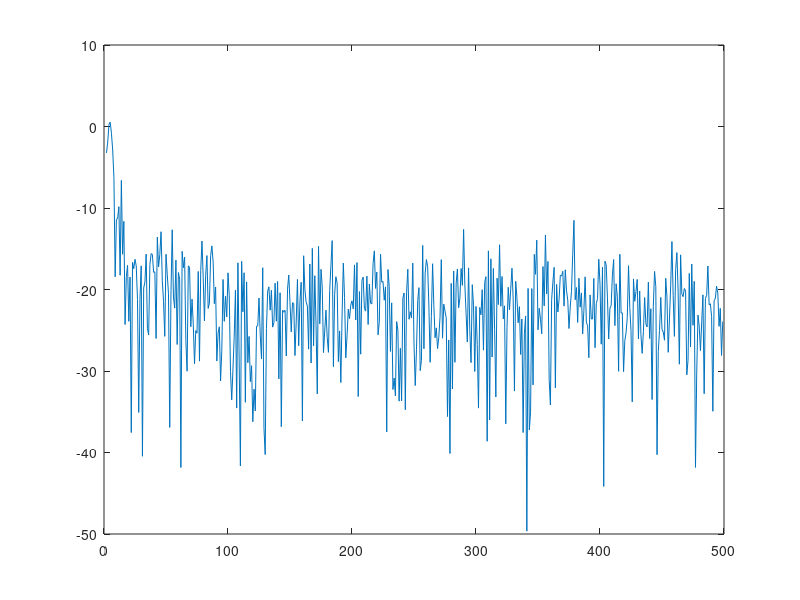
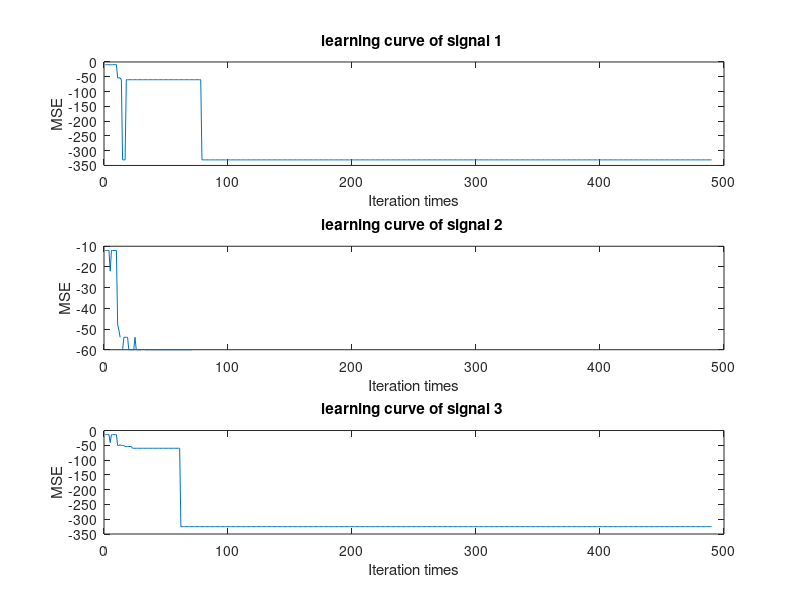
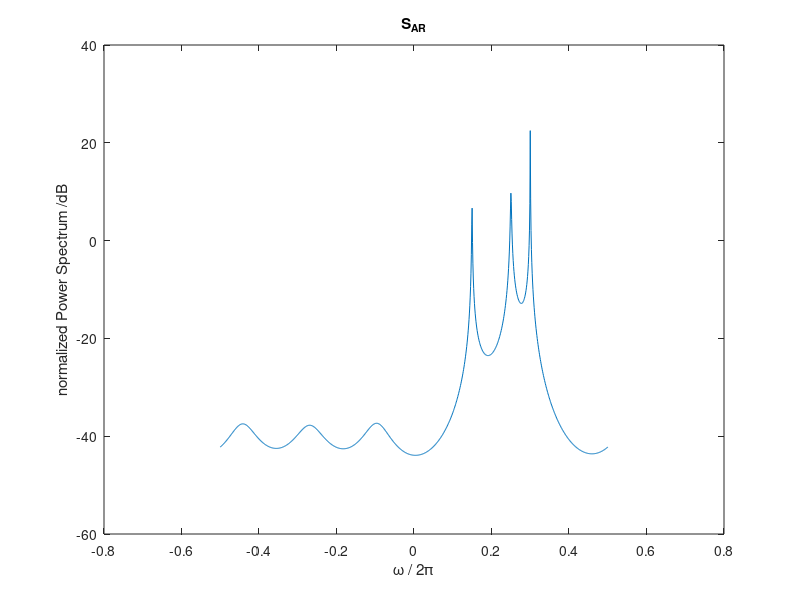
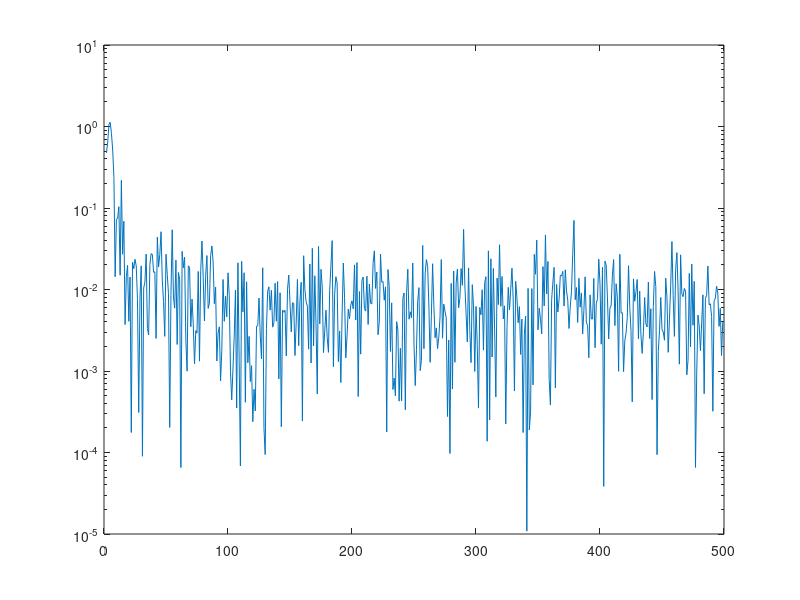

Reproduce these figures in MATLAB, in order.
clc
clear all
close all

j=sqrt(-1);
%% gen signal 
f=[0.15 0.25 0.30]';
N=500;                      %length of signal
M=6;                           % filter order
SNR=[20 25 30]';
sigma_v=1;                    %noise power
test_N=500;
w_test=0;
xi_test=0;
for test=1:test_N
	v_n=sqrt(sigma_v/2)*randn(1,N)+j*sqrt(sigma_v/2)*randn(1,N);% complex gauss noise
	a_k=sqrt(10.^(SNR/10)*sigma_v);%ampltitude of envelope
		
	n=(0:N-1);
	phi_k=2*pi*rand(1,3)';
	s_k=a_k.*exp(j*(2*pi*f*n+phi_k));
	u_n=sum(s_k)+v_n;
	u_n=u_n.';

    %% Observation Matrix
    A=zeros(N,M);
    u_n=[zeros(M-1,1);u_n];
    for mm=1:M
        A(:,mm)=u_n(M+1-mm:1:N+M-mm)';
    end
    
    %% RLS
    lambda=0.95;
    delta=0.05;
    I=diag(ones(1,M));
    P=1/delta*I;
    w_est=zeros(M,N);
    d=u_n(M+1:end);
    xi=zeros(1,N-2);
    for nn=2:N-1
        k=1/lambda * P *A(nn,:)'/ ( 1+1/lambda*A(nn,:)*P*A(nn,:)'  );
        xi(nn)=d(nn)-w_est(:,nn-1)'*A(nn,:)';
        w_est(:,nn)=w_est(:,nn-1)+k*conj(xi(nn));
        P=1/lambda*P-1/lambda*k*A(nn,:)*P;
    end
      w_test=w_test+w_est;

      xi_test=xi_test+xi;

end
w_test=w_test/test_N;
xi_test=xi_test/test_N;
w_n=1000;
w=2*pi*(-0.5:1/w_n:0.5);
aw=exp(-j*(1:M)'*w);
for ii=1:N-10
sigma=abs(xi_test(ii+1)).^2;
a_k=-conj(w_test(:,ii+1));
    for ww=1:length(w)
        S_AR(ww)=sigma/(1+a_k.'*aw(:,ww))^2;
    end
S_AR=abs(S_AR);
[pks,locs]=findpeaks(S_AR);
    if(size(locs,2)>=3)
        [a,b]=sort(pks);
        f_est=sort(w(locs(b(end:-1:end-2))))/(2*pi);
        err(:,ii)=(f_est'-sort(f)).^2;  
    else
        f_est=[0.5 0.5 0.5];
        err(:,ii)=(f_est'-sort(f)).^2; 
    end
end
figure
plot(10*log10(abs(xi_test).^2))

figure
subplot(3,1,1)
plot(10*log10(err(1,:)))
xlabel('Iteration times')
ylabel('MSE')
title('learning curve of signal 1 ')
subplot(3,1,2)
plot(10*log10(err(2,:)))
xlabel('Iteration times')
ylabel('MSE')
title('learning curve of signal 2 ')
subplot(3,1,3)
plot(10*log10(err(3,:)))
xlabel('Iteration times')
ylabel('MSE')
title('learning curve of signal 3 ')



 figure
 plot(w/(2*pi),10*log10(S_AR))
 ylabel('normalized Power Spectrum /dB')
 xlabel('\omega / 2\pi')
 title('S_{AR}')     

 figure
 semilogy((abs(xi_test).^2))
